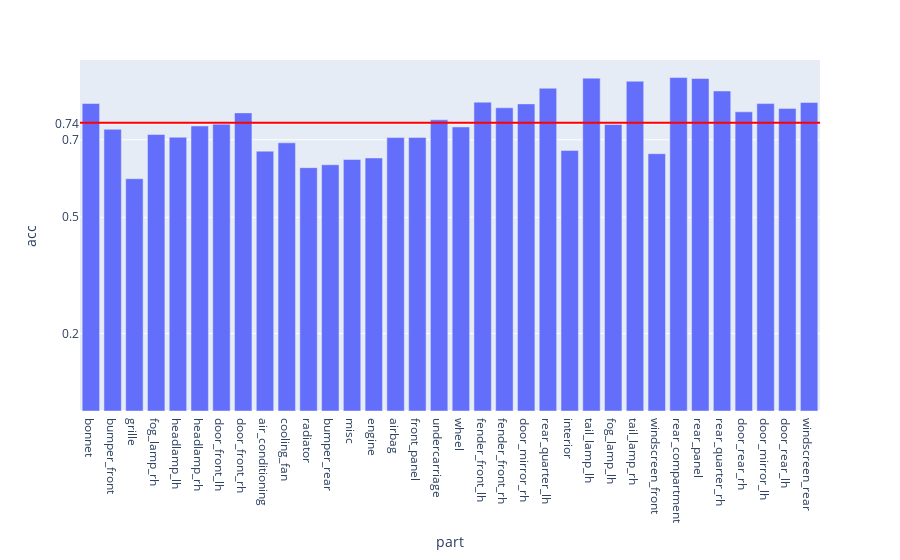

The notebook cell this image was saved under:
### Code cell
fig = px.bar(evalMetrics, x = 'part', y = 'acc')

fig.add_hline(y=avgAcc, line_width=2, line_color="red")

fig.update_layout(
    yaxis = dict(
        tickmode = 'array',
        tickvals = [np.format_float_positional(avgAcc, 2), 0.2, 0.5, 0.7],
    )
)

### Figure 1 — Plotly figure (JSON) as saved in the notebook; plotly's stock layout.template omitted (floating-point values rounded to 4 significant figures)
{"data": [{"alignmentgroup": "True", "hovertemplate": "part=%{x}<br>acc=%{y}<extra></extra>", "legendgroup": "", "marker": {"color": "#636efa", "pattern": {"shape": ""}}, "name": "", "offsetgroup": "", "orientation": "v", "showlegend": false, "textposition": "auto", "type": "bar", "x": ["bonnet", "bumper_front", "grille", "fog_lamp_rh", "headlamp_lh", "headlamp_rh", "door_front_lh", "door_front_rh", "air_conditioning", "cooling_fan", "radiator", "bumper_rear", "misc", "engine", "airbag", "front_panel", "undercarriage", "wheel", "fender_front_lh", "fender_front_rh", "door_mirror_rh", "rear_quarter_lh", "interior", "tail_lamp_lh", "fog_lamp_lh", "tail_lamp_rh", "windscreen_front", "rear_compartment", "rear_panel", "rear_quarter_rh", "door_rear_rh", "door_mirror_lh", "door_rear_lh", "windscreen_rear"], "xaxis": "x", "y": [0.7935, 0.727, 0.5995, 0.7135, 0.7065, 0.7355, 0.7402, 0.7693, 0.6705, 0.692, 0.628, 0.6355, 0.649, 0.653, 0.7056, 0.706, 0.7515, 0.733, 0.797, 0.7825, 0.7925, 0.8329, 0.6722, 0.859, 0.7395, 0.851, 0.664, 0.8605, 0.858, 0.8258, 0.772, 0.7933, 0.7809, 0.796], "yaxis": "y"}], "layout": {"barmode": "relative", "legend": {"tracegroupgap": 0}, "margin": {"t": 60}, "shapes": [{"line": {"color": "red", "width": 2}, "type": "line", "x0": 0, "x1": 1, "xref": "x domain", "y0": 0.7437, "y1": 0.7437, "yref": "y"}], "xaxis": {"anchor": "y", "domain": [0, 1], "title": {"text": "part"}}, "yaxis": {"anchor": "x", "domain": [0, 1], "tickmode": "array", "tickvals": ["0.74", 0.2, 0.5, 0.7], "title": {"text": "acc"}}}}
